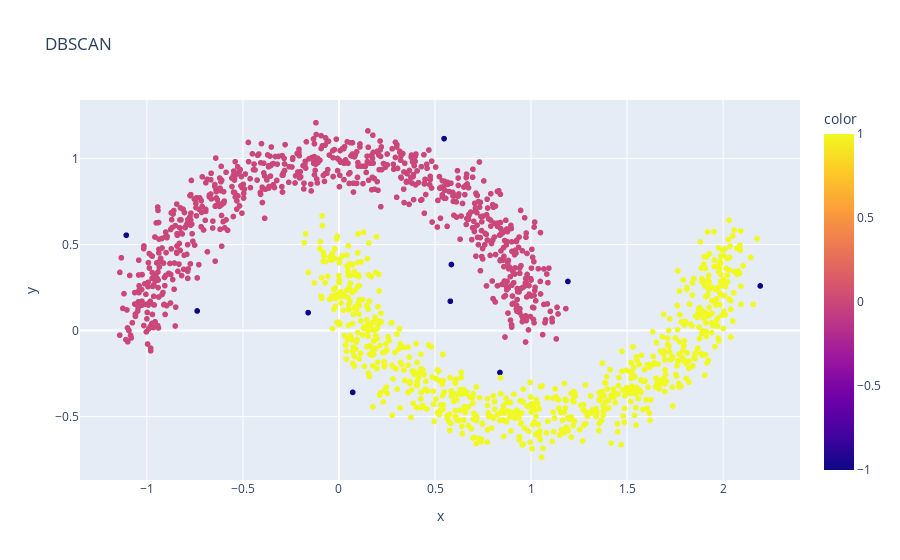

Notebook code cell kept with this figure:
### Code cell
px.scatter(x = x_random[:,0], y = x_random[:,1], color=labels, title="DBSCAN")

### Figure 1 — Plotly figure (JSON) as saved in the notebook; plotly's stock layout.template omitted (floating-point values rounded to 4 significant figures; data arrays with more than 128 entries replaced by an {"elided": "..."} marker saying what was removed)
{"data": [{"hovertemplate": "x=%{x}<br>y=%{y}<br>color=%{marker.color}<extra></extra>", "legendgroup": "", "marker": {"color": {"elided": "1500 int values"}, "coloraxis": "coloraxis", "symbol": "circle"}, "mode": "markers", "name": "", "showlegend": false, "type": "scattergl", "x": {"elided": "1500 float values"}, "xaxis": "x", "y": {"elided": "1500 float values"}, "yaxis": "y"}], "layout": {"coloraxis": {"colorbar": {"title": {"text": "color"}}, "colorscale": [[0, "#0d0887"], [0.1111, "#46039f"], [0.2222, "#7201a8"], [0.3333, "#9c179e"], [0.4444, "#bd3786"], [0.5556, "#d8576b"], [0.6667, "#ed7953"], [0.7778, "#fb9f3a"], [0.8889, "#fdca26"], [1, "#f0f921"]]}, "legend": {"tracegroupgap": 0}, "title": {"text": "DBSCAN"}, "xaxis": {"anchor": "y", "domain": [0, 1], "title": {"text": "x"}}, "yaxis": {"anchor": "x", "domain": [0, 1], "title": {"text": "y"}}}}
